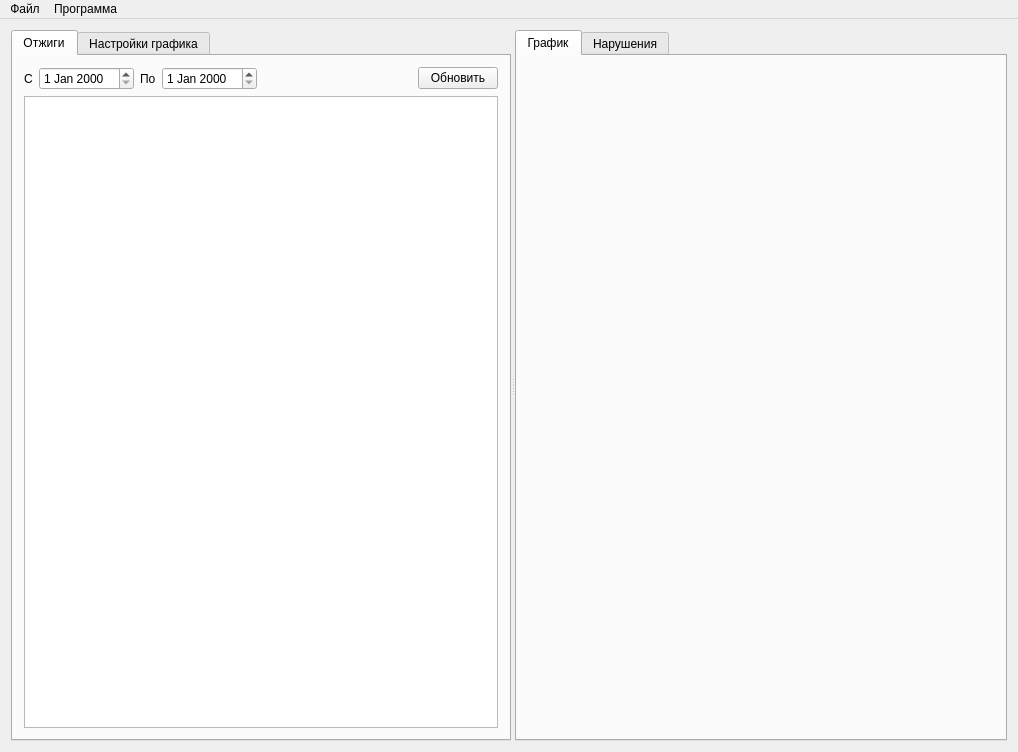
<?xml version="1.0" encoding="UTF-8"?>
<ui version="4.0">
 <class>MainWindow</class>
 <widget class="QMainWindow" name="MainWindow">
  <property name="geometry">
   <rect>
    <x>0</x>
    <y>0</y>
    <width>1018</width>
    <height>752</height>
   </rect>
  </property>
  <property name="windowTitle">
   <string>Режимы отжига</string>
  </property>
  <widget class="QWidget" name="centralWidget">
   <layout class="QVBoxLayout" name="verticalLayout_6">
    <item>
     <widget class="QSplitter" name="splitter">
      <property name="orientation">
       <enum>Qt::Horizontal</enum>
      </property>
      <widget class="QTabWidget" name="tabProgs">
       <property name="minimumSize">
        <size>
         <width>0</width>
         <height>0</height>
        </size>
       </property>
       <property name="maximumSize">
        <size>
         <width>500</width>
         <height>16777215</height>
        </size>
       </property>
       <property name="currentIndex">
        <number>0</number>
       </property>
       <widget class="QWidget" name="tabOtj">
        <attribute name="title">
         <string>Отжиги</string>
        </attribute>
        <layout class="QVBoxLayout" name="verticalLayout_2">
         <item>
          <layout class="QVBoxLayout" name="verticalLayout">
           <item>
            <layout class="QHBoxLayout" name="horizontalLayout_2">
             <item>
              <widget class="QLabel" name="label">
               <property name="text">
                <string>С</string>
               </property>
              </widget>
             </item>
             <item>
              <widget class="DateEdit" name="dateEditBeg"/>
             </item>
             <item>
              <widget class="QLabel" name="label_2">
               <property name="text">
                <string>По</string>
               </property>
              </widget>
             </item>
             <item>
              <widget class="DateEdit" name="dateEditEnd"/>
             </item>
             <item>
              <spacer name="horizontalSpacer">
               <property name="orientation">
                <enum>Qt::Horizontal</enum>
               </property>
               <property name="sizeHint" stdset="0">
                <size>
                 <width>40</width>
                 <height>20</height>
                </size>
               </property>
              </spacer>
             </item>
             <item>
              <widget class="QPushButton" name="cmdUpdObj">
               <property name="text">
                <string>Обновить</string>
               </property>
               <property name="icon">
                <iconset theme="view-refresh">
                 <normaloff>.</normaloff>.</iconset>
               </property>
              </widget>
             </item>
            </layout>
           </item>
           <item>
            <widget class="DbViewer" name="tableViewProc">
             <property name="editTriggers">
              <set>QAbstractItemView::NoEditTriggers</set>
             </property>
             <property name="selectionMode">
              <enum>QAbstractItemView::SingleSelection</enum>
             </property>
             <property name="selectionBehavior">
              <enum>QAbstractItemView::SelectRows</enum>
             </property>
            </widget>
           </item>
          </layout>
         </item>
        </layout>
       </widget>
       <widget class="QWidget" name="tabTime">
        <attribute name="title">
         <string>Настройки графика</string>
        </attribute>
        <layout class="QVBoxLayout" name="verticalLayout_3">
         <item>
          <layout class="QHBoxLayout" name="horizontalLayout_3">
           <item>
            <widget class="QLabel" name="label_3">
             <property name="text">
              <string>С</string>
             </property>
            </widget>
           </item>
           <item>
            <widget class="QDateTimeEdit" name="dateTimeEditBeg">
             <property name="calendarPopup">
              <bool>true</bool>
             </property>
            </widget>
           </item>
           <item>
            <widget class="QLabel" name="label_4">
             <property name="text">
              <string>По</string>
             </property>
            </widget>
           </item>
           <item>
            <widget class="QDateTimeEdit" name="dateTimeEditEnd">
             <property name="calendarPopup">
              <bool>true</bool>
             </property>
            </widget>
           </item>
           <item>
            <spacer name="horizontalSpacer_2">
             <property name="orientation">
              <enum>Qt::Horizontal</enum>
             </property>
             <property name="sizeHint" stdset="0">
              <size>
               <width>40</width>
               <height>20</height>
              </size>
             </property>
            </spacer>
           </item>
           <item>
            <widget class="QPushButton" name="cmdUpdTime">
             <property name="text">
              <string>Обновить</string>
             </property>
             <property name="icon">
              <iconset theme="view-refresh">
               <normaloff>.</normaloff>.</iconset>
             </property>
            </widget>
           </item>
          </layout>
         </item>
         <item>
          <layout class="QVBoxLayout" name="verticalLayoutData"/>
         </item>
         <item>
          <spacer name="verticalSpacer">
           <property name="orientation">
            <enum>Qt::Vertical</enum>
           </property>
           <property name="sizeHint" stdset="0">
            <size>
             <width>20</width>
             <height>40</height>
            </size>
           </property>
          </spacer>
         </item>
        </layout>
       </widget>
      </widget>
      <widget class="QTabWidget" name="tabCont">
       <property name="currentIndex">
        <number>0</number>
       </property>
       <widget class="QWidget" name="tabGraph">
        <attribute name="title">
         <string>График</string>
        </attribute>
        <layout class="QVBoxLayout" name="verticalLayout_4"/>
       </widget>
       <widget class="QWidget" name="tab_2">
        <attribute name="title">
         <string>Нарушения</string>
        </attribute>
        <layout class="QVBoxLayout" name="verticalLayout_5">
         <item>
          <widget class="QTableView" name="tableViewAlarm"/>
         </item>
        </layout>
       </widget>
      </widget>
     </widget>
    </item>
   </layout>
  </widget>
  <widget class="QMenuBar" name="menuBar">
   <property name="geometry">
    <rect>
     <x>0</x>
     <y>0</y>
     <width>1018</width>
     <height>24</height>
    </rect>
   </property>
   <widget class="QMenu" name="menu">
    <property name="title">
     <string>Файл</string>
    </property>
    <addaction name="actionPrint"/>
    <addaction name="actionExit"/>
   </widget>
   <widget class="QMenu" name="menu_2">
    <property name="title">
     <string>Программа</string>
    </property>
    <addaction name="actionTech"/>
    <addaction name="actionEnerg"/>
    <addaction name="actionObj"/>
   </widget>
   <addaction name="menu"/>
   <addaction name="menu_2"/>
  </widget>
  <action name="actionPrint">
   <property name="icon">
    <iconset theme="document-print">
     <normaloff>.</normaloff>.</iconset>
   </property>
   <property name="text">
    <string>Печать</string>
   </property>
   <property name="shortcut">
    <string>Ctrl+P</string>
   </property>
  </action>
  <action name="actionExit">
   <property name="icon">
    <iconset theme="application-exit">
     <normaloff>.</normaloff>.</iconset>
   </property>
   <property name="text">
    <string>Выход</string>
   </property>
   <property name="toolTip">
    <string>Выход</string>
   </property>
   <property name="shortcut">
    <string>Ctrl+X</string>
   </property>
  </action>
  <action name="actionTech">
   <property name="icon">
    <iconset resource="res.qrc">
     <normaloff>:/images/ico.ico</normaloff>:/images/ico.ico</iconset>
   </property>
   <property name="text">
    <string>Программы технолога</string>
   </property>
   <property name="shortcut">
    <string>Ctrl+T</string>
   </property>
  </action>
  <action name="actionEnerg">
   <property name="icon">
    <iconset resource="res.qrc">
     <normaloff>:/images/cube.png</normaloff>:/images/cube.png</iconset>
   </property>
   <property name="text">
    <string>Анализ расхода электроэнергии</string>
   </property>
   <property name="shortcut">
    <string>Ctrl+E</string>
   </property>
  </action>
  <action name="actionObj">
   <property name="icon">
    <iconset resource="res.qrc">
     <normaloff>:/images/cube.png</normaloff>:/images/cube.png</iconset>
   </property>
   <property name="text">
    <string>Анализ отжигов</string>
   </property>
   <property name="shortcut">
    <string>Ctrl+O</string>
   </property>
  </action>
 </widget>
 <layoutdefault spacing="6" margin="11"/>
 <customwidgets>
  <customwidget>
   <class>DateEdit</class>
   <extends>QDateEdit</extends>
   <header>db/dbviewer.h</header>
  </customwidget>
  <customwidget>
   <class>DbViewer</class>
   <extends>QTableView</extends>
   <header>db/dbviewer.h</header>
  </customwidget>
 </customwidgets>
 <resources>
  <include location="res.qrc"/>
 </resources>
 <connections/>
</ui>
